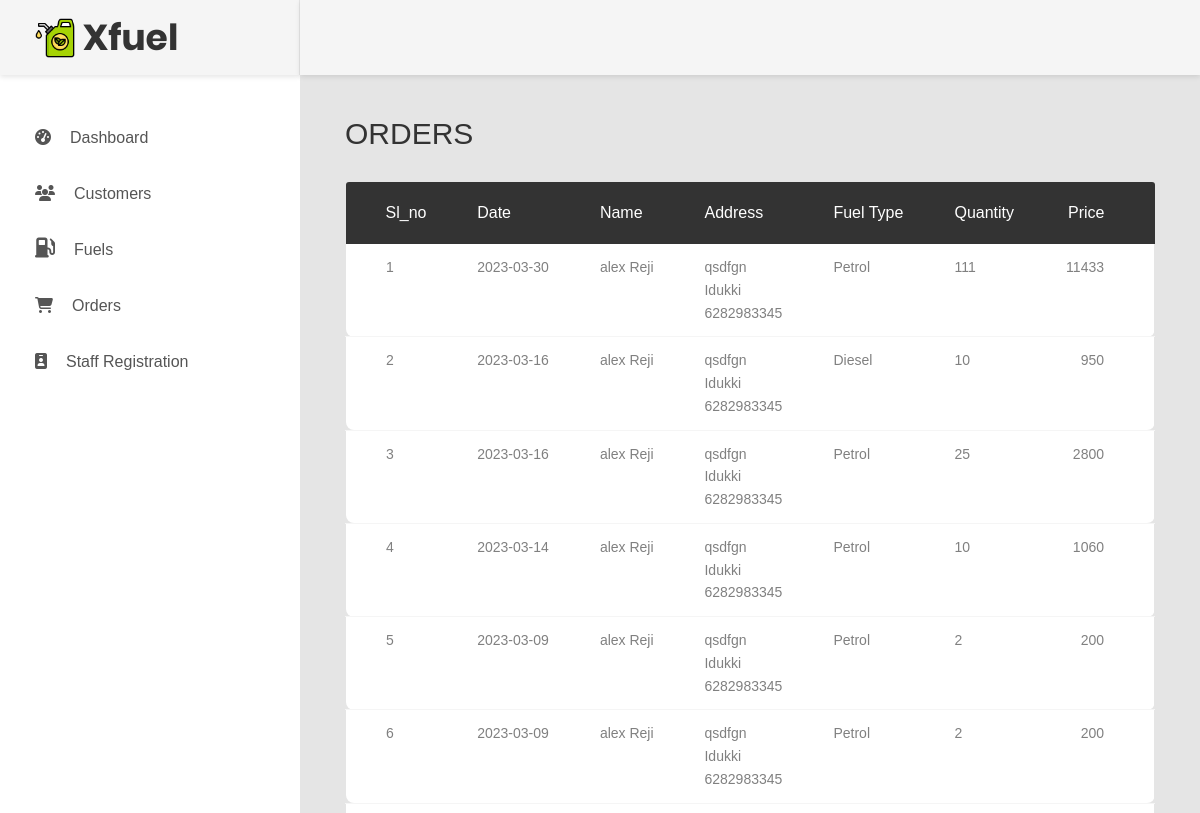
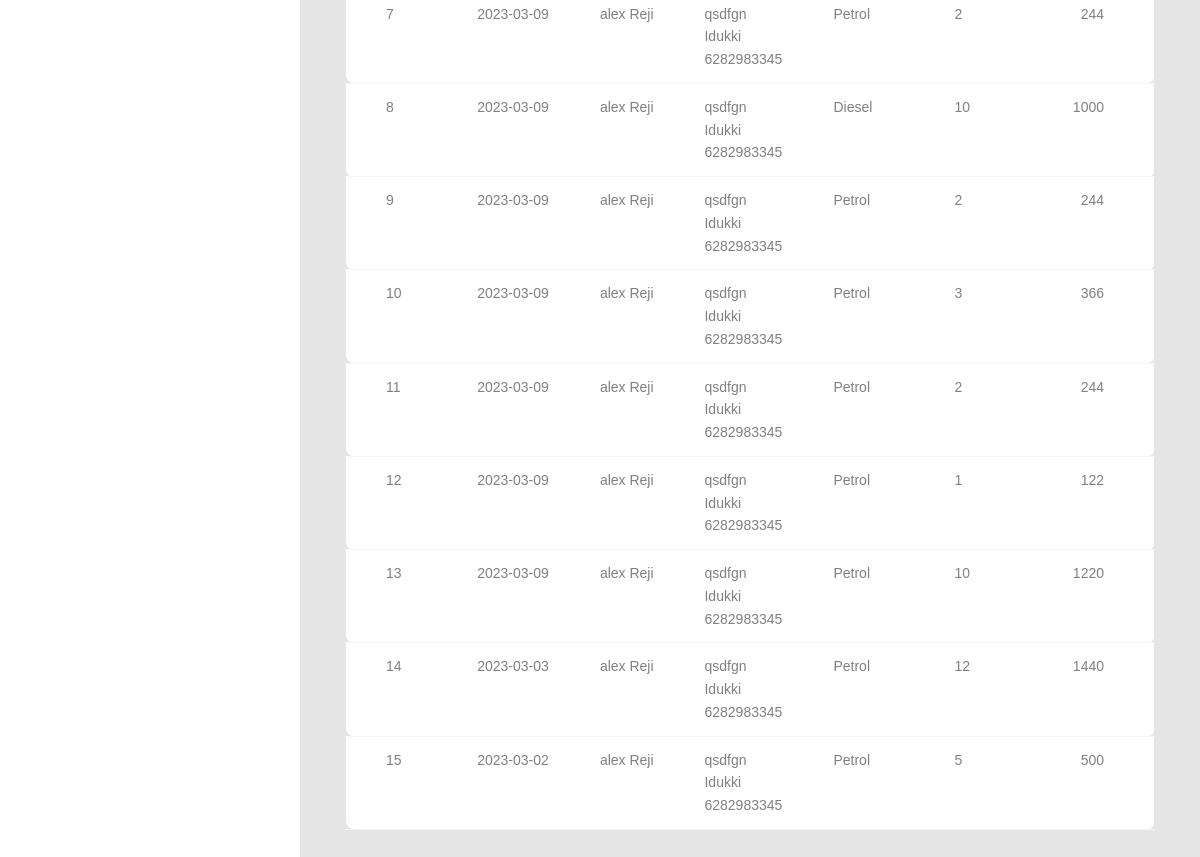
Page /admin/fuelorder.php (signed in) on the earlier database version (2 pictures, top to bottom).
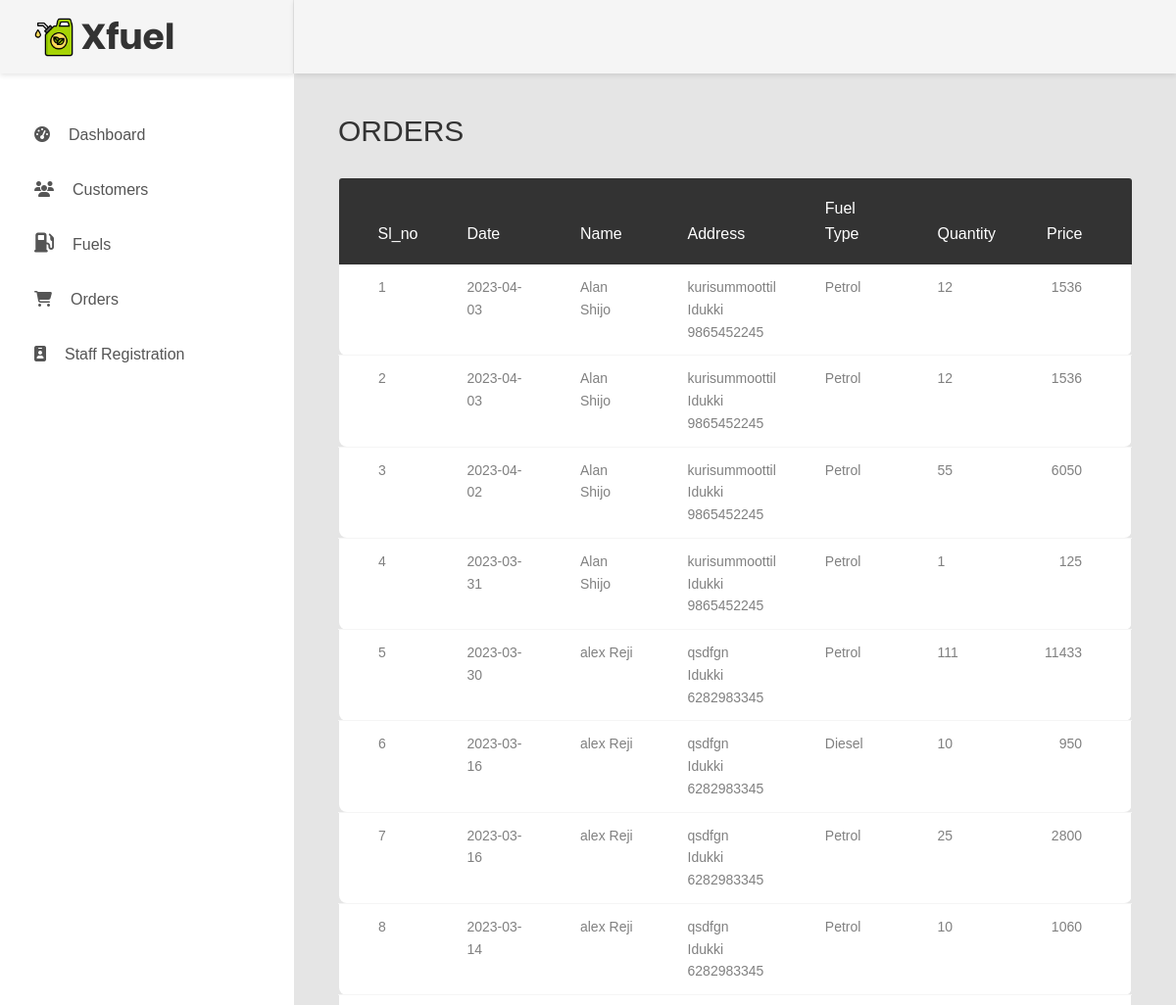
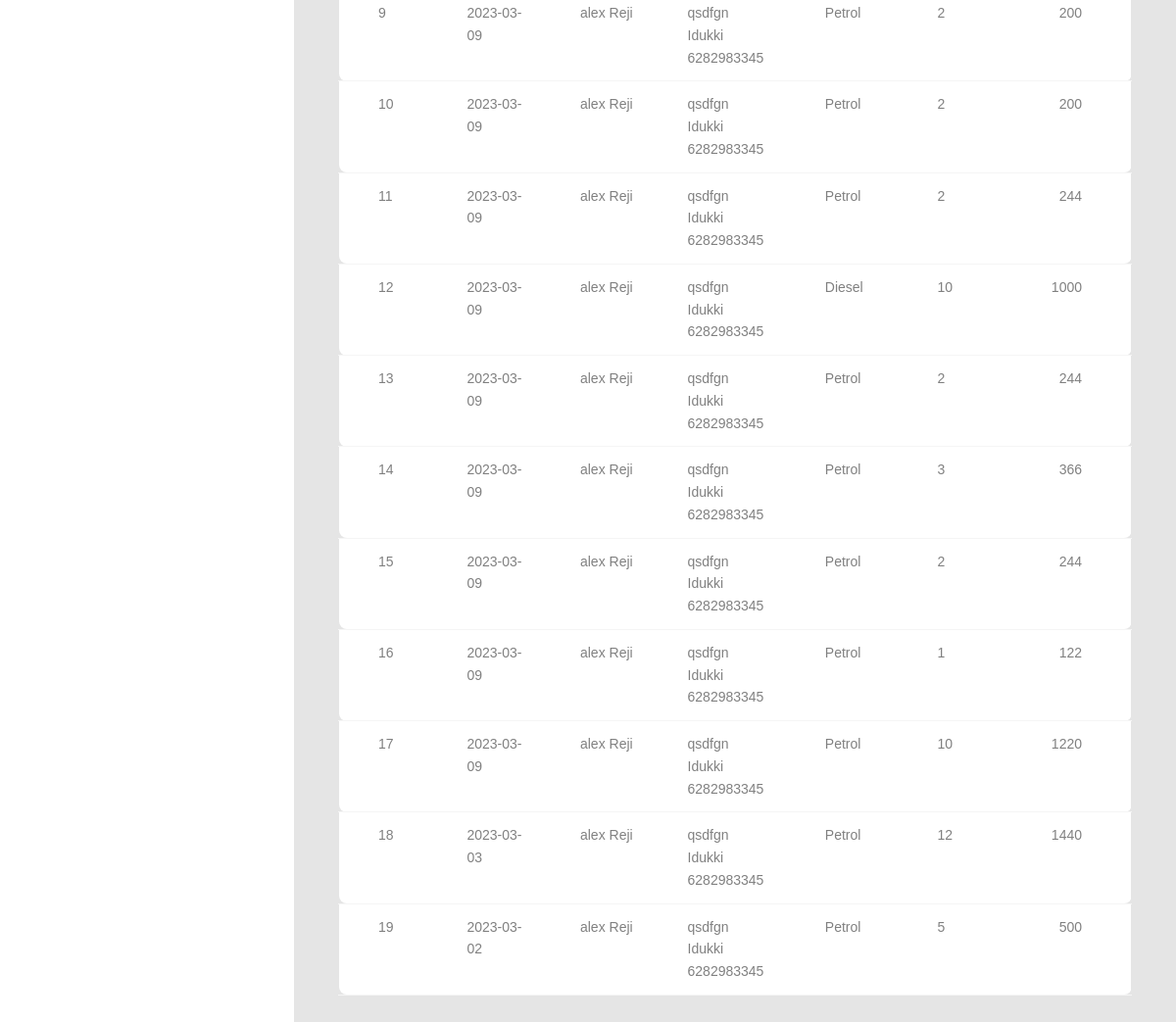
Same page on the later database version (2 pictures, top to bottom).
### tables this page shows
CREATE TABLE `tbl_order` (
  `order_id` int(11) NOT NULL,
  `user_id` int(11) NOT NULL,
  `fuel` varchar(50) NOT NULL,
  `quantity` int(11) NOT NULL,
  `price` varchar(11) NOT NULL,
  `date` date NOT NULL,
  `Invoice` int(50) NOT NULL
);

CREATE TABLE `user` (
  `user_id` int(11) NOT NULL,
  `log_id` int(11) NOT NULL,
  `fname` varchar(30) NOT NULL,
  `lname` varchar(30) NOT NULL,
  `email` varchar(255) NOT NULL,
  `phone` bigint(20) NOT NULL,
  `addresss` varchar(30) NOT NULL,
  `place` char(30) NOT NULL,
  `coin` int(11) NOT NULL
);

### admin/fuelorder.php (the view, shortened to what this page needs)
<?php
include '../config.php';
?>
<!DOCTYPE html>
<html lang="en">
<head>
  <link href="css/font-face.css" rel="stylesheet" media="all">
  <link href="vendor/font-awesome-4.7/css/font-awesome.min.css" rel="stylesheet" media="all">
  <link href="vendor/font-awesome-5/css/fontawesome-all.min.css" rel="stylesheet" media="all">
  <link href="vendor/mdi-font/css/material-design-iconic-font.min.css" rel="stylesheet" media="all">
  <link href="vendor/bootstrap-4.1/bootstrap.min.css" rel="stylesheet" media="all">
  <link href="vendor/animsition/animsition.min.css" rel="stylesheet" media="all">
  <link href="vendor/bootstrap-progressbar/bootstrap-progressbar-3.3.4.min.css" rel="stylesheet" media="all">
  <link href="vendor/wow/animate.css" rel="stylesheet" media="all">
  <link href="vendor/css-hamburgers/hamburgers.min.css" rel="stylesheet" media="all">
  <link href="vendor/slick/slick.css" rel="stylesheet" media="all">
  <link href="vendor/select2/select2.min.css" rel="stylesheet" media="all">
  <link href="vendor/perfect-scrollbar/perfect-scrollbar.css" rel="stylesheet" media="all">
  <link rel="stylesheet" href="https://use.fontawesome.com/releases/v5.15.4/css/all.css"/>
  <link href="css/theme.css" rel="stylesheet" media="all">
</head>
<body class="animsition">
  <div class="page-wrapper">
    <aside class="menu-sidebar d-none d-lg-block">
      <div class="logo">
        <img src="images/icon/logo.png" alt="" width="40px" height="40px">&ensp;
        <h1>
        Xfuel
        </h1>
      </div>
      <div class="menu-sidebar__content js-scrollbar1">
        <nav class="navbar-sidebar">
          <ul class="list-unstyled navbar__list">
            <li class="has-sub">
              <a class="js-arrow" href="index.php">
                <i class="fas fa-tachometer-alt"></i>Dashboard</a>
            </li>
            <li class="has-sub">
              <a class="js-arrow" href="pump.php">
                <i class="fas fa-users"></i>Customers</a>
            </li>
            <li class="has-sub">
              <a class="js-arrow" href="fuels.php">
              <i class='fas fa-gas-pump' style='font-size:20px'></i>Fuels</a>
            </li>
            <li class="has-sub">
              <a class="js-arrow" href="fuelorder.php">
              <i class="fas fa-shopping-cart"></i>Orders</a>
            </li>
             <li class="has-sub">
              <a class="js-arrow" href="staffreg.php">
              <i class="fas fa-solid fa-id-badge"></i></i></i>Staff Registration</a>
            </li>
          </ul>
        </nav>
      </div>
    </aside>
    <div class="page-container">
      <header class="header-desktop">
        <div class="section__content section__content--p30">
          <div class="container-fluid">
            <div class="header-wrap">
              <div class="header-button">
                <div class="account-wrap">
                </div>
              </div>
            </div>
          </div>
        </div>
      </header>
      <div class="main-content">
        <div class="section__content section__content--p30">
          <div class="container-fluid">
            <div class="row">
              <div class="col-md-12">
                <div class="overview-wrap">
                  <h2 class="title-1">ORDERS</h2>
                </div>
              </div>
            </div>
            <div class="row m-t-30">
                            <div class="col-md-12">
                                <table class="table table-borderless table-data3">
                  <thead>
                      <tr>
                          <th>Sl_no</th>
                          <th>Date</th>
                          <th>Name</th>
                          <th>Address</th>
                          <th>Fuel Type</th>
                          <th>Quantity</th>
                          <th>Price</th>
                      </tr>
                  </thead>
                  <?php
                       $fuel = "SELECT * FROM `tbl_order` ORDER BY `date` DESC ";
                      $result = mysqli_query($conn,$fuel);
                      $i = 1;
                      while($row=mysqli_fetch_array($result)){
                  ?>
                  <tbody>
                      <tr>
                          <td><?php echo $i; ?></td>
                          <td><?php echo $row['date']; ?></td>
                          <?php
                          $usrid=$row['user_id'];
                          $u = "SELECT * FROM `user` WHERE user_id='$usrid' ";
                      $resultu = mysqli_query($conn,$u);
                      $row5=mysqli_fetch_array($resultu);
                      ?>
                          <td><?php echo $row5['fname']." ".$row5['lname']; ?></td>
                          <td><?php echo $row5['addresss'],"<br>",$row5['place'],"<br>",$row5['phone']; ?></td>
                          <td><?php echo $row['fuel']; ?></td>
                          <td><?php echo $row['quantity']; ?></td>
                          <td><?php echo $row['price']; ?></td>
                      </tr>
                  </tbody>
                  <?php
                  $i++;}?>
                </table>
                            </div>
                        </div>
          </div>
        </div>
      </div>
    </div>
  </div>
</body>
</html>

Differences in the rows shown:
added tbl_order: date "2023-04-03", user.fname "Alan", user.lname "Shijo", user.addresss "kurisummoottil", user.place "Idukki", user.phone "9865452245", fuel "Petrol", quantity "12", price "1536"
added tbl_order: date "2023-04-03", user.fname "Alan", user.lname "Shijo", user.addresss "kurisummoottil", user.place "Idukki", user.phone "9865452245", fuel "Petrol", quantity "12", price "1536"
added tbl_order: date "2023-04-02", user.fname "Alan", user.lname "Shijo", user.addresss "kurisummoottil", user.place "Idukki", user.phone "9865452245", fuel "Petrol", quantity "55", price "6050"
added tbl_order: date "2023-03-31", user.fname "Alan", user.lname "Shijo", user.addresss "kurisummoottil", user.place "Idukki", user.phone "9865452245", fuel "Petrol", quantity "1", price "125"
